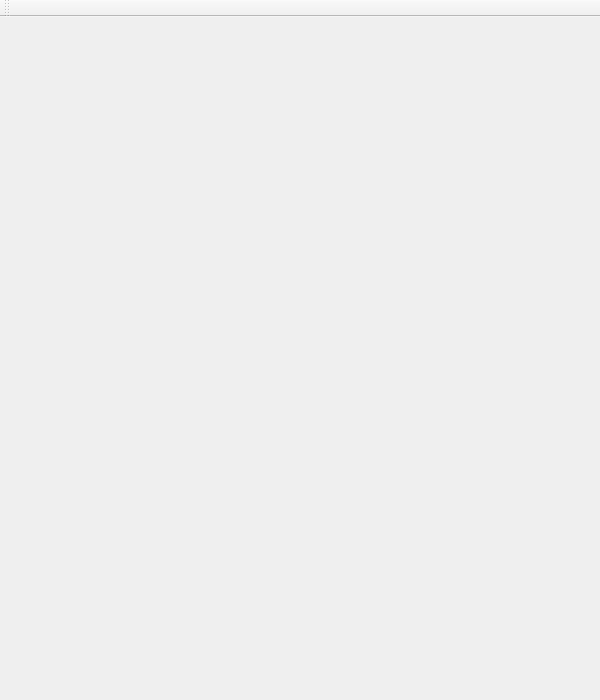
<?xml version="1.0" encoding="UTF-8"?>
<ui version="4.0">
 <class>MainWindow</class>
 <widget class="QMainWindow" name="MainWindow">
  <property name="geometry">
   <rect>
    <x>0</x>
    <y>0</y>
    <width>600</width>
    <height>700</height>
   </rect>
  </property>
  <property name="minimumSize">
   <size>
    <width>0</width>
    <height>700</height>
   </size>
  </property>
  <property name="windowTitle">
   <string>My File Manager</string>
  </property>
  <widget class="QWidget" name="centralwidget">
   <layout class="QGridLayout" name="gridLayout">
    <property name="verticalSpacing">
     <number>6</number>
    </property>
    <item row="0" column="0">
     <layout class="QHBoxLayout" name="horizontalLayout">
      <item>
       <widget class="FileSystemWidget" name="FirstFileSystemWidget" native="true"/>
      </item>
      <item>
       <widget class="FileSystemWidget" name="SecondFileSystemWidget" native="true"/>
      </item>
     </layout>
    </item>
   </layout>
  </widget>
  <widget class="QMenuBar" name="menubar">
   <property name="geometry">
    <rect>
     <x>0</x>
     <y>0</y>
     <width>600</width>
     <height>22</height>
    </rect>
   </property>
  </widget>
  <widget class="QToolBar" name="toolBar">
   <property name="windowTitle">
    <string>toolBar</string>
   </property>
   <attribute name="toolBarArea">
    <enum>TopToolBarArea</enum>
   </attribute>
   <attribute name="toolBarBreak">
    <bool>false</bool>
   </attribute>
  </widget>
 </widget>
 <customwidgets>
  <customwidget>
   <class>FileSystemWidget</class>
   <extends>QWidget</extends>
   <header>filesystemwidget.h</header>
   <container>1</container>
  </customwidget>
 </customwidgets>
 <resources/>
 <connections/>
</ui>
